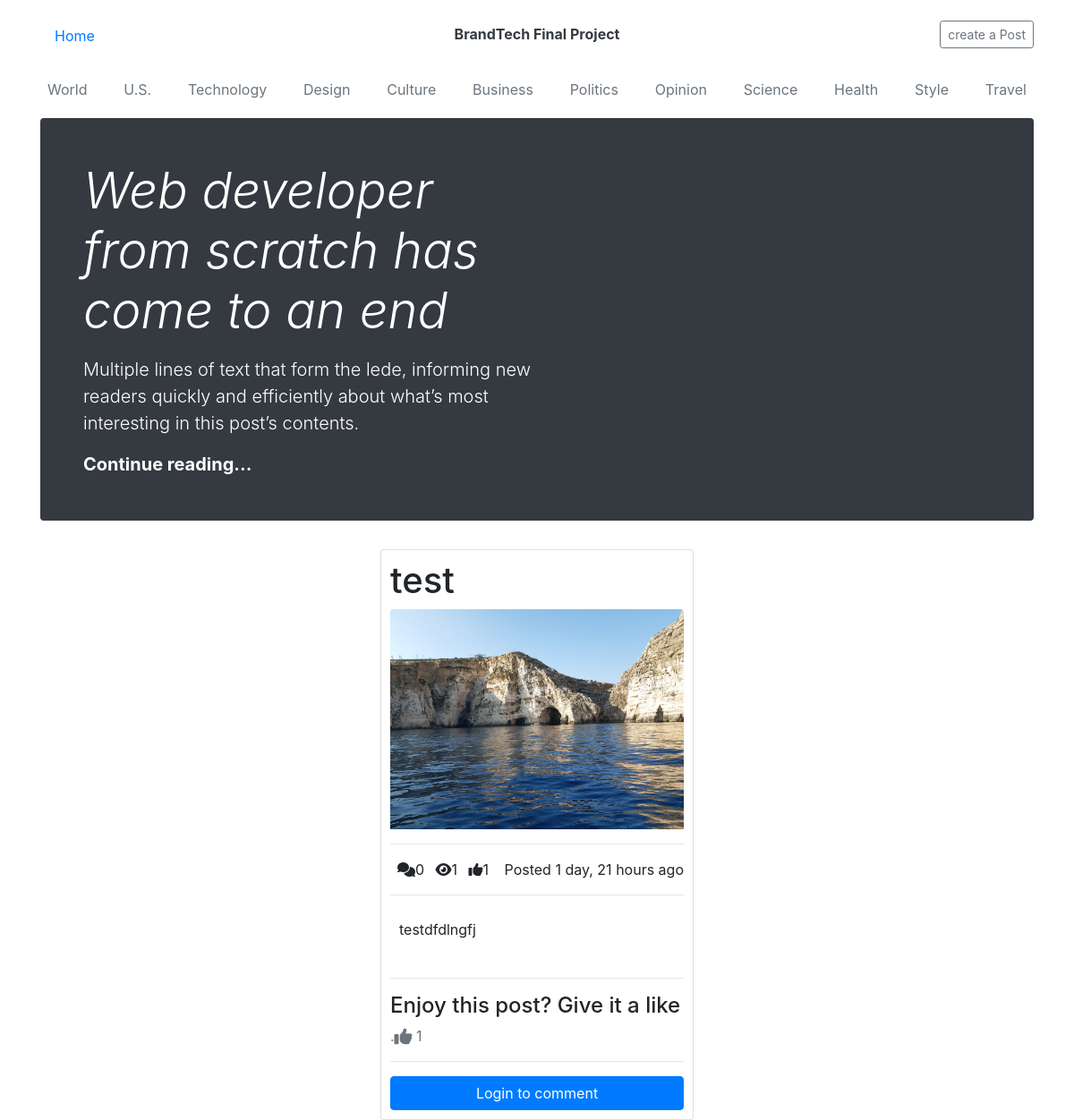
Page /test/ on the committed database.
### posts/models.py (models this page shows, shortened)
class Post(models.Model):
    title = models.CharField(max_length=100)
    content = models.TextField()
    thumbnail = models.ImageField()
    publish_date = models.DateTimeField(auto_now_add=True)
    last_updated=models.DateTimeField(auto_now=True)
    author = models.ForeignKey(User, on_delete=models.CASCADE)
    slug = models.SlugField()
    def get_like_url(self):
        return reverse("like", kwargs={
            'slug': self.slug
        })
    @property
    def get_comment_count(self):
        return self.comment_set.all().count()
    @property
    def get_view_count(self):
        return self.postview_set.all().count()
    @property
    def get_like_count(self):
        return self.like_set.all().count()

### posts/views.py (the view, shortened to what this page needs)
# urls.py: path('<slug>/', PostDetailView.as_view(),name='detail'),
class PostDetailView(DetailView):
    model = Post
    def get_context_data(self, **kwargs):
        context = super().get_context_data(**kwargs)
        context.update({
            'form': CommentForm()
        })
        return context
    def get_object(self, **kwargs):
        object = super().get_object(**kwargs)
        if self.request.user.is_authenticated:
            PostView.objects.get_or_create(user=self.request.user, post=object)
        return object

### templates/posts/post_detail.html
{% extends "base.html" %}
{% load crispy_forms_tags %}
{% block  content %}
    <div class="row">
    <div class="col-4 offset-4">
    <div class="card" style="padding: 10px;">
        <h1> {{ object.title }} </h1>
        <img src="{{object.thumbnail.url}}" class="card-img-top" alt="...">
        <hr/>
        <div>
            <span><i class="fas fa-comments ml-2"> </i>{{ object.get_comment_count }} </span>
            <span><i class="fas fa-eye ml-2"> </i>{{ object.get_view_count }} </span>
            <span><i class="fas fa-thumbs-up ml-2"> </i>{{ object.get_like_count }} </span>
            <span class="float-right">Posted {{ object.publish_date|timesince}} ago
        </div>
        <hr/>
        <div style="padding: 10px;">
        <p> {{ object.content }}</p>
        </div>
        <hr/>
        <div>
            <h4> Enjoy this post? Give it a like </h4>
            <a class="text-muted" href="{{ object.get_like_url}}">
            .<i class="fas fa-thumbs-up fa-lg"></i>
            {{ object.get_like_count }}
            </a>
            <hr />
            {% if request.user.is_aunthenticated %}
                <h4> Leave a comment below</h4>
                <form method="POST">
                    {% csrf_token %}
                    {{ form|crispy }}
                    <button class='btn btn-primary' type='submit'>Comment</button>
                </form>
                <hr/>
                <h5>Comments</h5>
                {% for comment in object.comments %}
                    <div>
                        <p>{{comment.content}}
                        <br />
                        <small> {{ comment.timestamp|timesince }} ago</small>
                        </p>
                    </div>
                    <hr />
                {% endfor %}
            {% else %}
            <a href="{% url 'account_login' %}" class="btn btn-primary btn-block"> Login to comment</a>
            {% endif %}
        </div>
    </div>
    </div>
    </div>
{% endblock content %}

### rows in the picture
Post: title "test", thumbnail (picture), get_comment_count "0", get_view_count "1", get_like_count "1", publish_date "1 day, 21 hours", content "testdfdlngfj"
